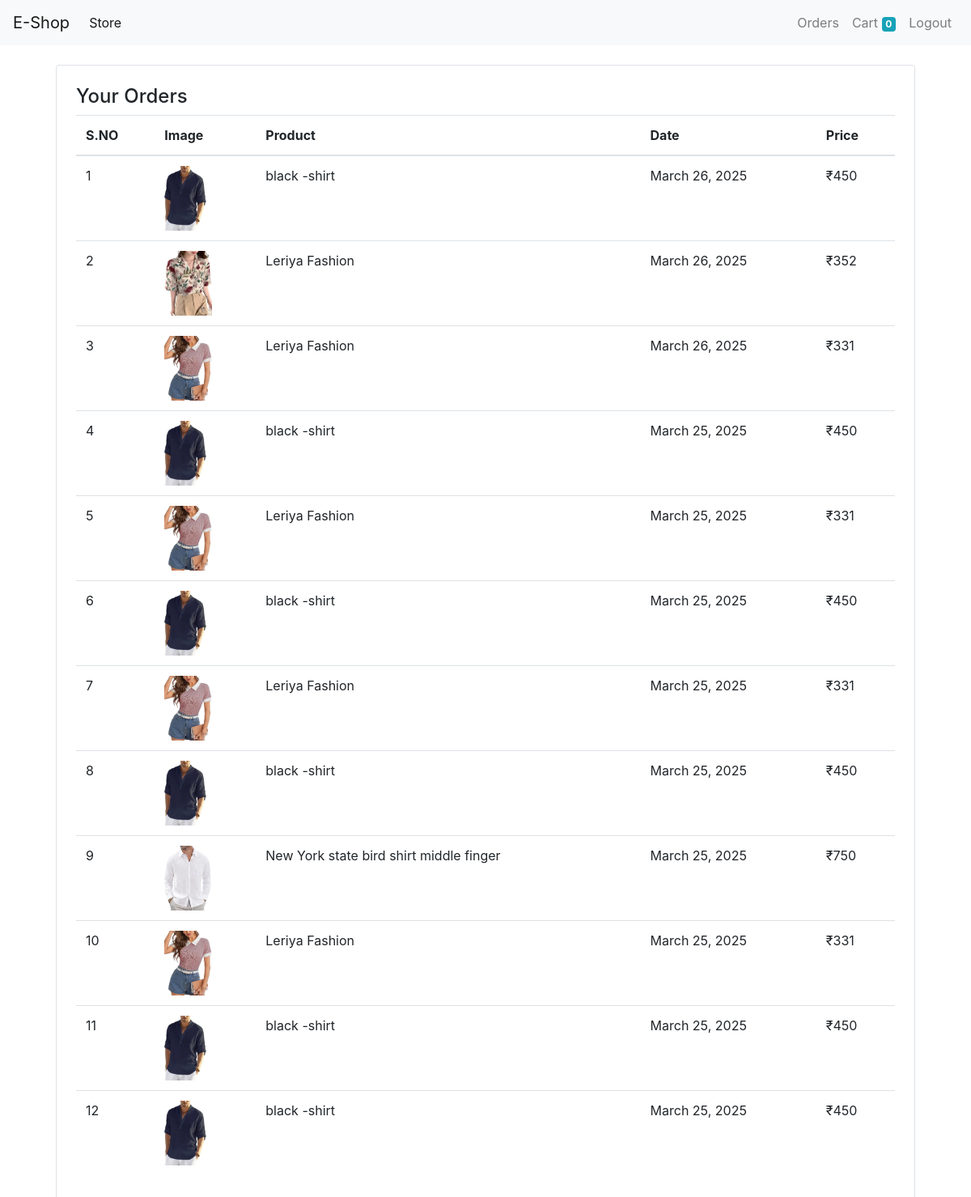
The page /orders (signed in) on the database its author committed.
### store/models/orders.py (models this page shows, shortened)
class Order(models.Model):
    product = models.ForeignKey(Product , on_delete=models.CASCADE)
    customer = models.ForeignKey(Customer , on_delete=models.CASCADE)
    quantity = models.IntegerField(default=1)
    price = models.IntegerField()
    address = models.CharField(max_length=50 , default='' , blank=True)
    phone = models.CharField(max_length=20 , blank=True , default='')
    date = models.DateField(default=datetime.datetime.today)
    @staticmethod
    def get_orders_by_customer(customer_id):
        return Order.objects.filter(customer = customer_id).order_by('-date')

### store/models/product.py (models this page shows, shortened)
class Product(models.Model):
    name = models.CharField(max_length=50)
    price = models.IntegerField(default=0)
    category = models.ForeignKey(Category , on_delete=models.CASCADE , default=1)
    description = models.CharField(max_length=200, default='', null=True, blank=True)
    image = models.ImageField(upload_to='products/', default='')

### store/middlewares/auth.py (the view)
    def middleWare(request):
        returnUrl = request.META['PATH_INFO']
        print(request.META['PATH_INFO'])
        if not request.session.get('customer'):
           return redirect(f'login?return_url={returnUrl}')
        response = get_response(request)
        return response

### store/views.py (called while the page is built)
    def get(self, request):
        customer = request.session.get("customer")
        orders = Order.get_orders_by_customer(customer)
        print(orders)
        return render(request, "orders.html", {"orders": orders})

### store/templates/orders.html
{% extends 'base.html' %}
{% block content %}
  {% load cart %}
  <div class="container">
    <div class="border rounded p-4 m-4">
      <h4 calss="display-4 pl-4 ml-4">Your Orders</h4>
      <table class="table">
        <thead>
          <tr>
            <th>S.NO</th>
            <th>Image</th>
            <th>Product</th>
            <th>Date</th>
            <th>Price</th>
          </tr>
        </thead>
        <tbody>
          {% for order in orders %}
            <tr>
              <td>{{ forloop.counter }}</td>
              <td>
                <img style="height:80px ;" src="{{order.product.image.url}}" alt="" />
              </td>
              <td>{{order.product.name}}</td>
              <td>{{order.date}}</td>
              <td>₹{{order.product.price}}</td>
            </tr>
          {% endfor %}
        </tbody>
      </table>
    </div>
  </div>
{% endblock %}

### store/templates/base.html (shortened to what this page needs)
<!doctype html>
<html lang="en">
  <head>
    <link rel="stylesheet" href="https://cdn.jsdelivr.net/npm/bootstrap@4.0.0/dist/css/bootstrap.min.css">
  </head>
  <body>
    <nav class="navbar navbar-expand-lg navbar-light bg-light">
      <a class="navbar-brand" href="/">E-Shop</a>
      <div class="collapse navbar-collapse" id="navbarSupportedContent">
        <ul class="navbar-nav mr-auto">
          <li class="nav-item active">
            <a class="nav-link" href="#">Store <span class="sr-only">(current)</span></a>
          </li>
        </ul>
        <ul class="navbar-nav my-2 my-lg-0">
          <li class="nav-item ">
            <a class="nav-link" href="orders">Orders <span class="sr-only">(current)</span><a>
          </li>
          <li class="nav-item ">
            <a class="nav-link" href="/cart">Cart
             <span class="badge badge-info">{{request.session.cart.keys|length}}</span>
          </li>
          {% if request.session.customer %}
          <li class="nav-item ">
            <a class="nav-link" href="/logout">Logout <span class="sr-only">(current)</span><a>
          </li>
          {% endif %}
        </ul>
      </div>
    </nav>
    {% block content %}
    {% endblock %}
  </body>
</html>

### rows shown on the page
Order: product.image (picture), product.name "black -shirt", date "March 26, 2025", product.price "450"
Order: product.image (picture), product.name "Leriya Fashion", date "March 26, 2025", product.price "352"
Order: product.image (picture), product.name "Leriya Fashion", date "March 26, 2025", product.price "331"
Order: product.image (picture), product.name "black -shirt", date "March 25, 2025", product.price "450"
Order: product.image (picture), product.name "Leriya Fashion", date "March 25, 2025", product.price "331"
Order: product.image (picture), product.name "black -shirt", date "March 25, 2025", product.price "450"
Order: product.image (picture), product.name "Leriya Fashion", date "March 25, 2025", product.price "331"
Order: product.image (picture), product.name "black -shirt", date "March 25, 2025", product.price "450"
Order: product.image (picture), product.name "New York state bird shirt middle finger", date "March 25, 2025", product.price "750"
Order: product.image (picture), product.name "Leriya Fashion", date "March 25, 2025", product.price "331"
Order: product.image (picture), product.name "black -shirt", date "March 25, 2025", product.price "450"
Order: product.image (picture), product.name "black -shirt", date "March 25, 2025", product.price "450"

### other values the page prints
{{ request.session.cart.keys|length }} "0"
